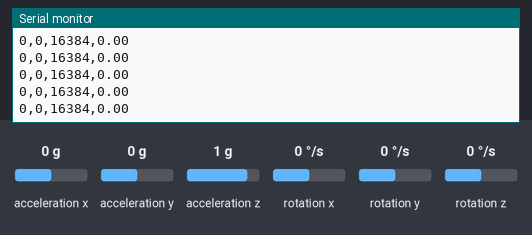
A sketch run on a simulated Arduino Uno, built with avr-gcc and run on an emulated ATmega328P. Parts: the last lines printed to the serial monitor. Inputs (shaded band) come from the test bench; at power-on: acceleration x 0 g, acceleration y 0 g, acceleration z 1 g, rotation x 0 °/s, rotation y 0 °/s, rotation z 0 °/s.

Above: at 1.3 s.
1.4 s: acceleration x set to -1.4 g
At 1.68 s:
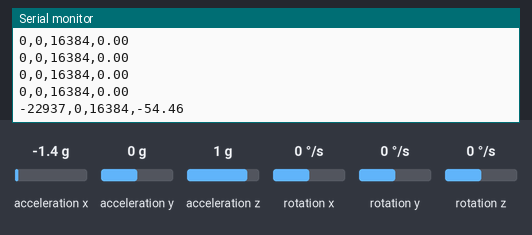
2.9 s: acceleration y set to -1.4 g
At 2.9 s:
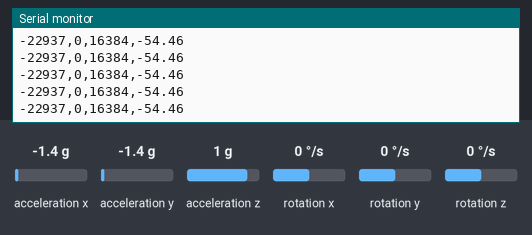
4.4 s: acceleration z set to -1.4 g
At 4.52 s:
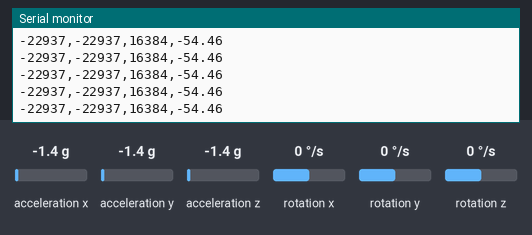
Timing chart, 0 to 7.4 s (numbered marks = the images above; inputs shaded):
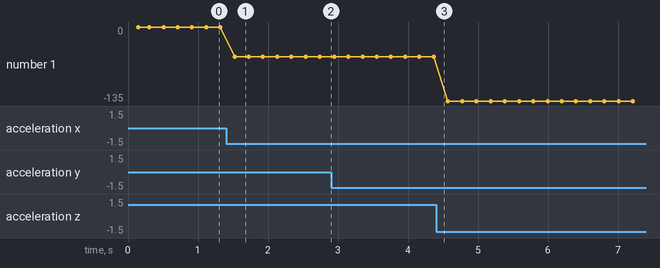

Measured:
- after the input at 1.4 s, the serial monitor: prints a new line after 0.12 s (image 1)
- plotted number 1: 0 → -54.46 after the input at 1.4 s, -54.46 → -135 after the input at 4.4 s

The sketch:

mpu6050-test.ino
```cpp
#include <Wire.h>
#include <MPU6050.h>

// Standalone MPU6050 test sketch.
// This sketch does not attach, power, or move any servos.

MPU6050 sensor;

void setup() {
  Serial.begin(9600);
  Wire.begin();

  delay(100);
  sensor.initialize();

  if (!sensor.testConnection()) {
    Serial.println(F("MPU6050 connection failed."));
    Serial.println(F("Check VCC, GND, SDA -> A4, and SCL -> A5."));

    while (true) {
      delay(1000);
    }
  }

  Serial.println(F("MPU6050 connected."));
  Serial.println(F("ax,ay,az,tilt_degrees"));
}

void loop() {
  int16_t accelerationX;
  int16_t accelerationY;
  int16_t accelerationZ;

  sensor.getAcceleration(
    &accelerationX,
    &accelerationY,
    &accelerationZ
  );

  const float tiltDegrees = atan2(
    static_cast<float>(accelerationX),
    static_cast<float>(accelerationZ)
  ) * 180.0 / PI;

  Serial.print(accelerationX);
  Serial.print(',');
  Serial.print(accelerationY);
  Serial.print(',');
  Serial.print(accelerationZ);
  Serial.print(',');
  Serial.println(tiltDegrees, 2);

  delay(200);
}
```
